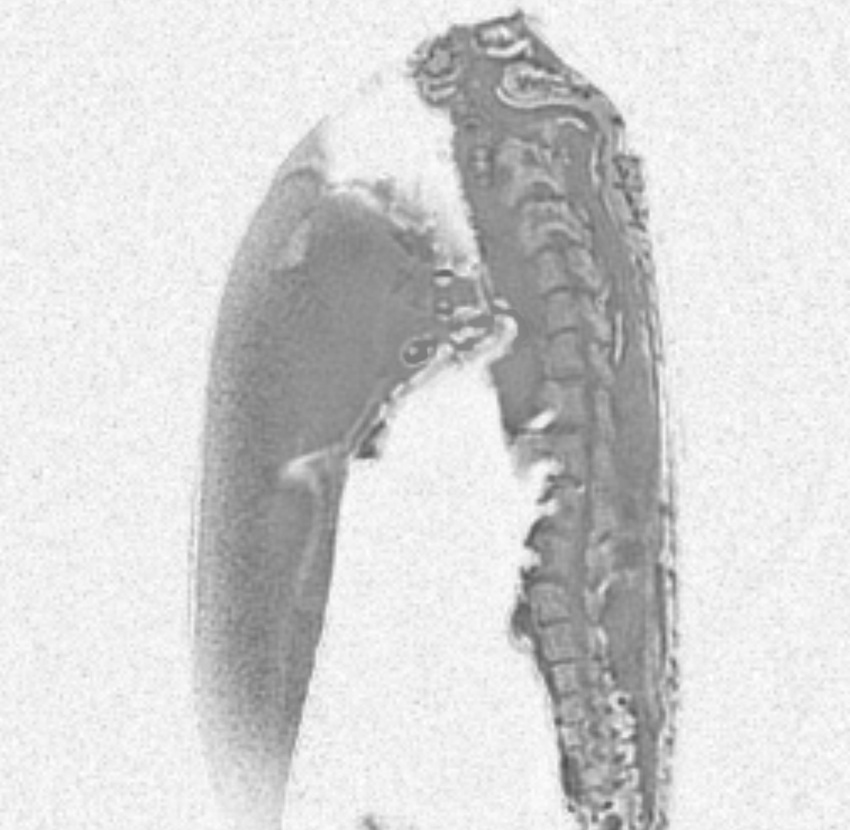
#> input picture Capstone Code and resources/CFP_inverse_log_scaled_image_presentation.png, 850 x 830 px, shrunk from 1214 x 1185 before the run
$ python main.py
#> lines starting #> are read from the running program, lines starting #| are printed output that depends on the picture
#!/usr/bin/env python
import os
from pathlib import Path
import cv2
import numpy as np
from tkinter.filedialog import askopenfilename
os.chdir(Path(__file__).parent.resolve())

image_path = askopenfilename()
#> the answer given: ../CFP_inverse_log_scaled_image_presentation.png
image = cv2.imread(image_path, cv2.IMREAD_GRAYSCALE)
#> image is the input picture: shape (830, 850); min 79, max 255, mean 212.9
image_float = np.float32(image)

log_image = np.log(image_float + 1) # Avoids log(0)
log_image = np.uint8(255 * log_image / np.max(log_image))
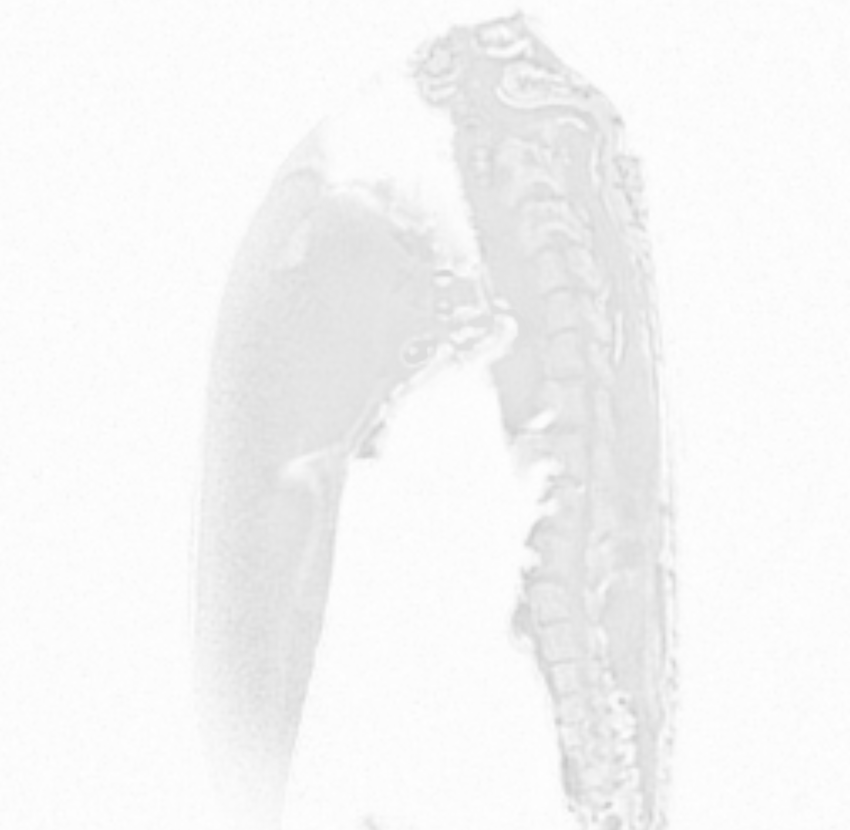
#> log_image: shape (830, 850); min 201, max 255, mean 245.2

inverse_log_image = 255 - log_image
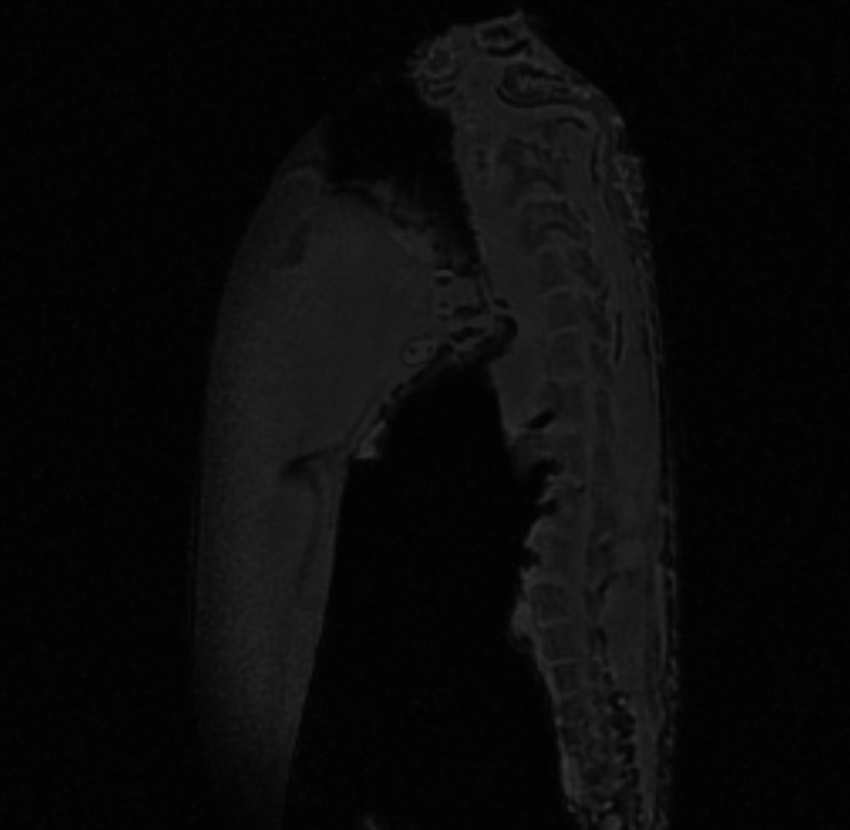
#> inverse_log_image: shape (830, 850); min 0, max 54, mean 9.8
cv2.imwrite('inverse_log_scaled_image.png', inverse_log_image)

# TODO: Histogram based segementation
